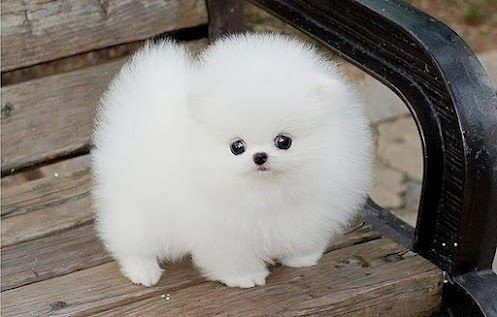
#> input picture OpenCV/images/dog.jpg, 497 x 317 px, found by its file name
$ python ex4.py
#> lines starting #> are read from the running program, lines starting #| are printed output that depends on the picture
import cv2

# 1. 이미지 읽기 (흑백으로 로드)
image = cv2.imread('OpenCV/images/dog.jpg', cv2.IMREAD_GRAYSCALE)
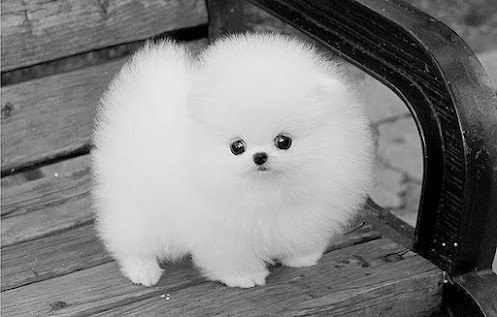
#> image: shape (317, 497); min 0, max 247, mean 129.9

# 2. 흑백 반전 (각 픽셀 값을 255에서 뺌)
inverted_image = 255 - image
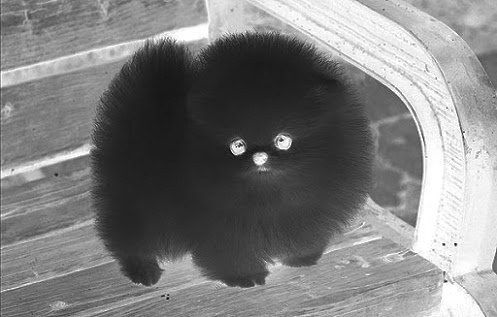
#> inverted_image: shape (317, 497); min 8, max 255, mean 125.1

# 3. 결과 출력
cv2.imshow("original", image)
cv2.imshow("inverted", inverted_image)

cv2.waitKey(0)
cv2.destroyAllWindows()

$ run again, with OpenCV/images/iu.jpg copied over OpenCV/images/dog.jpg
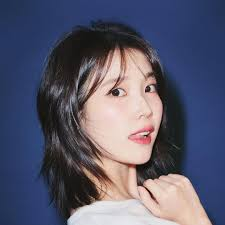
#> input picture OpenCV/images/iu.jpg, 225 x 225 px, found by its file name
#> `image = cv2.imread('OpenCV/images/dog.jpg', cv2.IMREAD_GRAYSCALE)`:
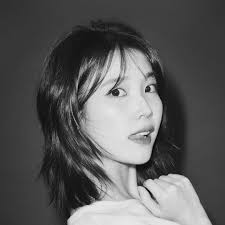
#> image: shape (225, 225); min 0, max 241, mean 90.9
#> `inverted_image = 255 - image`:
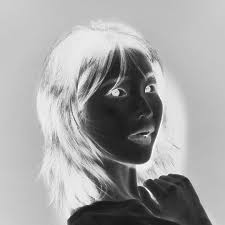
#> inverted_image: shape (225, 225); min 14, max 255, mean 164.1
